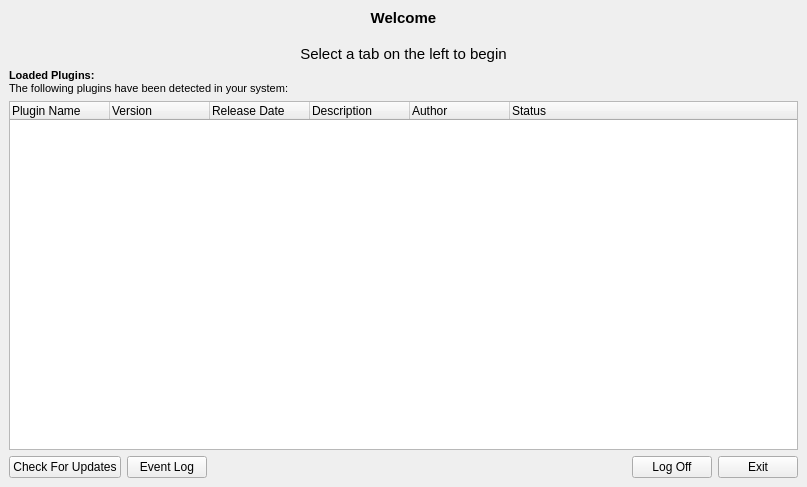
<?xml version="1.0" encoding="UTF-8"?>
<ui version="4.0">
 <class>WelcomeScreen</class>
 <widget class="QMainWindow" name="WelcomeScreen">
  <property name="geometry">
   <rect>
    <x>0</x>
    <y>0</y>
    <width>807</width>
    <height>487</height>
   </rect>
  </property>
  <property name="windowTitle">
   <string>Home</string>
  </property>
  <property name="windowIcon">
   <iconset resource="res.qrc">
    <normaloff>:/letter-M-PNG.png</normaloff>:/letter-M-PNG.png</iconset>
  </property>
  <widget class="QWidget" name="centralwidget">
   <layout class="QVBoxLayout" name="verticalLayout">
    <item>
     <widget class="QLabel" name="label">
      <property name="text">
       <string>&lt;!DOCTYPE HTML PUBLIC &quot;-//W3C//DTD HTML 4.0//EN&quot; &quot;http://www.w3.org/TR/REC-html40/strict.dtd&quot;&gt;
&lt;html&gt;&lt;head&gt;&lt;meta name=&quot;qrichtext&quot; content=&quot;1&quot; /&gt;&lt;style type=&quot;text/css&quot;&gt;
p, li { white-space: pre-wrap; }
&lt;/style&gt;&lt;/head&gt;&lt;body style=&quot; font-family:'MS Shell Dlg 2'; font-size:8.25pt; font-weight:400; font-style:normal;&quot;&gt;
&lt;p align=&quot;center&quot; style=&quot; margin-top:0px; margin-bottom:0px; margin-left:0px; margin-right:0px; -qt-block-indent:0; text-indent:0px;&quot;&gt;&lt;span style=&quot; font-size:11pt; font-weight:600;&quot;&gt;Welcome&lt;/span&gt;&lt;/p&gt;
&lt;p align=&quot;center&quot; style=&quot;-qt-paragraph-type:empty; margin-top:0px; margin-bottom:0px; margin-left:0px; margin-right:0px; -qt-block-indent:0; text-indent:0px; font-size:11pt; font-weight:600;&quot;&gt;&lt;/p&gt;
&lt;p align=&quot;center&quot; style=&quot; margin-top:0px; margin-bottom:0px; margin-left:0px; margin-right:0px; -qt-block-indent:0; text-indent:0px;&quot;&gt;&lt;span style=&quot; font-size:11pt;&quot;&gt;Select a tab on the left to begin&lt;/span&gt;&lt;/p&gt;&lt;/body&gt;&lt;/html&gt;</string>
      </property>
     </widget>
    </item>
    <item>
     <widget class="QLabel" name="label_2">
      <property name="text">
       <string>&lt;!DOCTYPE HTML PUBLIC &quot;-//W3C//DTD HTML 4.0//EN&quot; &quot;http://www.w3.org/TR/REC-html40/strict.dtd&quot;&gt;
&lt;html&gt;&lt;head&gt;&lt;meta name=&quot;qrichtext&quot; content=&quot;1&quot; /&gt;&lt;style type=&quot;text/css&quot;&gt;
p, li { white-space: pre-wrap; }
&lt;/style&gt;&lt;/head&gt;&lt;body style=&quot; font-family:'MS Shell Dlg 2'; font-size:8.25pt; font-weight:400; font-style:normal;&quot;&gt;
&lt;p style=&quot; margin-top:0px; margin-bottom:0px; margin-left:0px; margin-right:0px; -qt-block-indent:0; text-indent:0px;&quot;&gt;&lt;span style=&quot; font-size:8pt; font-weight:600;&quot;&gt;Loaded Plugins:&lt;/span&gt;&lt;/p&gt;
&lt;p style=&quot; margin-top:0px; margin-bottom:0px; margin-left:0px; margin-right:0px; -qt-block-indent:0; text-indent:0px;&quot;&gt;&lt;span style=&quot; font-size:8pt;&quot;&gt;The following plugins have been detected in your system:&lt;/span&gt;&lt;/p&gt;&lt;/body&gt;&lt;/html&gt;</string>
      </property>
     </widget>
    </item>
    <item>
     <widget class="QTreeWidget" name="treeWidget">
      <property name="alternatingRowColors">
       <bool>true</bool>
      </property>
      <property name="indentation">
       <number>10</number>
      </property>
      <column>
       <property name="text">
        <string>Plugin Name</string>
       </property>
      </column>
      <column>
       <property name="text">
        <string>Version</string>
       </property>
      </column>
      <column>
       <property name="text">
        <string>Release Date</string>
       </property>
      </column>
      <column>
       <property name="text">
        <string>Description</string>
       </property>
      </column>
      <column>
       <property name="text">
        <string>Author</string>
       </property>
      </column>
      <column>
       <property name="text">
        <string>Status</string>
       </property>
      </column>
     </widget>
    </item>
    <item>
     <layout class="QHBoxLayout" name="horizontalLayout">
      <item>
       <widget class="QPushButton" name="cmdCheckForUpdates">
        <property name="text">
         <string>Check For Updates</string>
        </property>
       </widget>
      </item>
      <item>
       <widget class="QPushButton" name="cmdEvenLog">
        <property name="text">
         <string>Event Log</string>
        </property>
       </widget>
      </item>
      <item>
       <spacer name="horizontalSpacer">
        <property name="orientation">
         <enum>Qt::Horizontal</enum>
        </property>
        <property name="sizeHint" stdset="0">
         <size>
          <width>40</width>
          <height>20</height>
         </size>
        </property>
       </spacer>
      </item>
      <item>
       <widget class="QPushButton" name="cmdLogOff">
        <property name="text">
         <string>Log Off</string>
        </property>
       </widget>
      </item>
      <item>
       <widget class="QPushButton" name="cmdExit">
        <property name="text">
         <string>Exit</string>
        </property>
       </widget>
      </item>
     </layout>
    </item>
   </layout>
  </widget>
 </widget>
 <resources>
  <include location="res.qrc"/>
 </resources>
 <connections/>
</ui>
